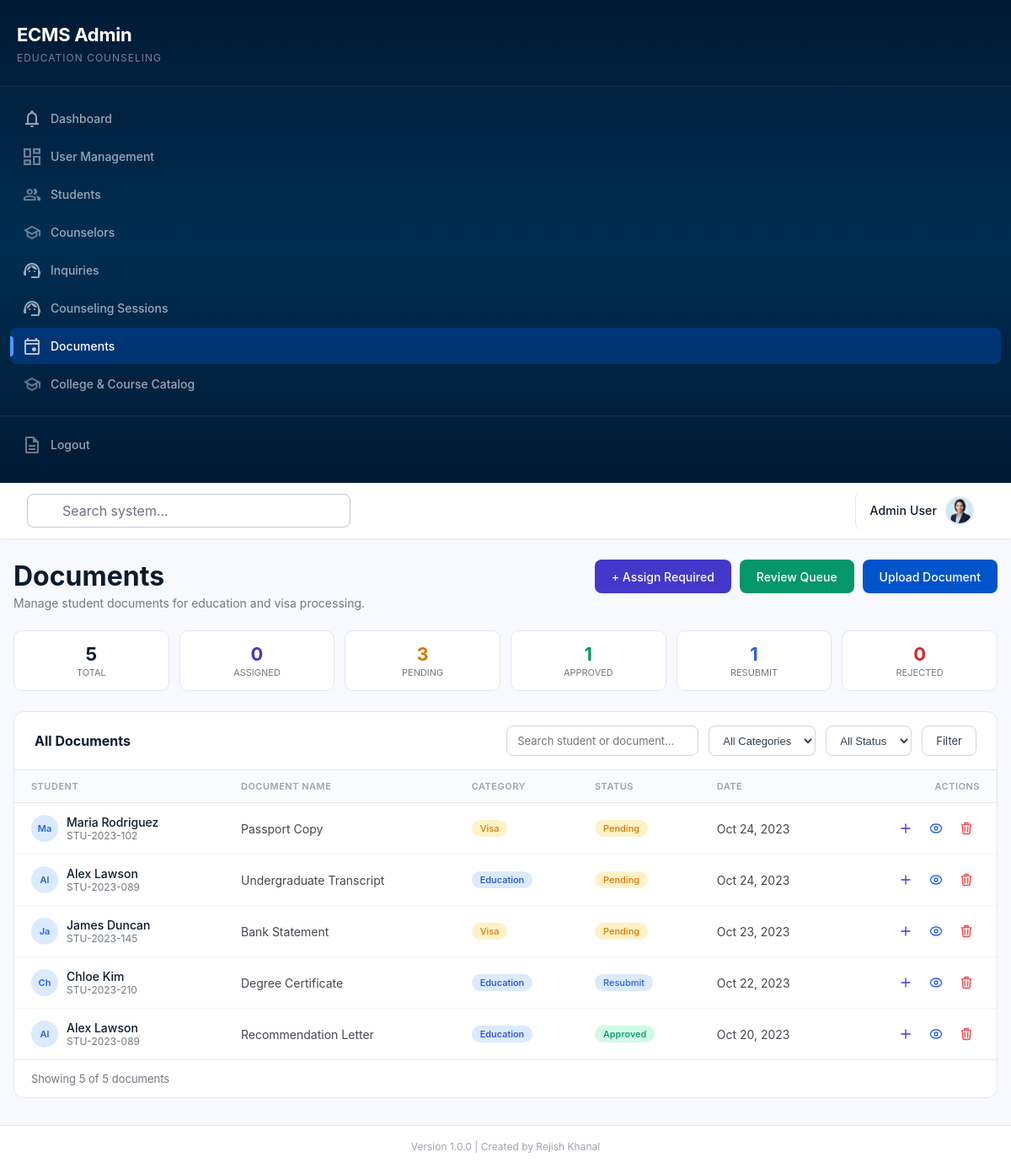
Screenshot of /admin/documents (signed in) with the database file from the repository.
### tables this page shows
CREATE TABLE IF NOT EXISTS documents (
    id INT AUTO_INCREMENT PRIMARY KEY,
    student_id INT,
    name VARCHAR(255) NOT NULL,
    size VARCHAR(20),
    type VARCHAR(20),
    category ENUM('education', 'visa') DEFAULT 'education',
    assigned_by INT,
    assigned_at TIMESTAMP NULL,
    submitted_at TIMESTAMP NULL,
    status ENUM('assigned', 'pending', 'approved', 'rejected', 'resubmit') DEFAULT 'pending',
    reviewed_by INT,
    reviewed_at TIMESTAMP NULL,
    remarks TEXT,
    file_path VARCHAR(500),
    uploaded_by INT,
    created_at TIMESTAMP DEFAULT CURRENT_TIMESTAMP,
    FOREIGN KEY (student_id) REFERENCES students(id) ON DELETE SET NULL,
    FOREIGN KEY (uploaded_by) REFERENCES users(id) ON DELETE SET NULL,
    FOREIGN KEY (reviewed_by) REFERENCES users(id) ON DELETE SET NULL,
    FOREIGN KEY (assigned_by) REFERENCES users(id) ON DELETE SET NULL
);

CREATE TABLE IF NOT EXISTS students (
    id INT AUTO_INCREMENT PRIMARY KEY,
    student_id VARCHAR(50) UNIQUE,
    name VARCHAR(255) NOT NULL,
    email VARCHAR(255) UNIQUE NOT NULL,
    education_level VARCHAR(50),
    counselor_id INT,
    status ENUM('active', 'inactive') DEFAULT 'active',
    created_at TIMESTAMP DEFAULT CURRENT_TIMESTAMP,
    FOREIGN KEY (counselor_id) REFERENCES counselors(id) ON DELETE SET NULL
);

### backend/views/admin/documents/index.php (the view, shortened to what the rows shown need)
<div class="doc-page">
    <section class="doc-header">
        <div><h2>Documents</h2><p>Manage student documents for education and visa processing.</p></div>
    </section>
    <section class="doc-table-card">
        <div class="doc-table-wrap">
            <table class="doc-table">
                <thead><tr><th>Student</th><th>Document Name</th><th>Category</th><th>Status</th><th>Date</th><th>Actions</th></tr></thead>
                <tbody>
                    <?php if (!empty($documents)): ?>
                        <?php foreach ($documents as $doc): ?>
                            <tr>
                                <td>
                                    <a href="<?php echo url('/admin/documents/student/' . $doc['student_id']); ?>" class="doc-student" style="text-decoration:none;color:inherit;">
                                        <div class="doc-avatar"><?php echo e(substr($doc['student_name'] ?? 'NA', 0, 2)); ?></div>
                                        <div>
                                            <div class="doc-student-name"><?php echo e($doc['student_name'] ?? 'Unknown'); ?></div>
                                            <div class="doc-student-id"><?php echo e($doc['student_code'] ?? '-'); ?></div>
                                        </div>
                                    </a>
                                </td>
                                <td><?php echo e($doc['name']); ?></td>
                                <td><span class="doc-badge doc-badge--<?php echo e($doc['category']); ?>"><?php echo e(ucfirst($doc['category'])); ?></span></td>
                                <td><span class="doc-badge doc-badge--<?php echo e($doc['status']); ?>"><?php echo e(ucfirst($doc['status'])); ?></span></td>
                                <td><?php echo e(date('M d, Y', strtotime($doc['created_at']))); ?></td>
                                <td>
                                    <div class="doc-actions">
                                        <a href="<?php echo url('/admin/documents/assign?student_id=' . $doc['student_id']); ?>" class="doc-action-btn doc-action-btn--assign" title="Assign required document to this student"><svg xmlns="http://www.w3.org/2000/svg" fill="none" viewBox="0 0 24 24" stroke-width="2" stroke="currentColor"><path stroke-linecap="round" stroke-linejoin="round" d="M12 4.5v15m7.5-7.5h-15" /></svg></a>
                                        <a href="<?php echo url('/admin/documents/' . $doc['id']); ?>" class="doc-action-btn doc-action-btn--view"></a>
                                        <form method="POST" action="<?php echo url('/admin/documents/' . $doc['id'] . '/delete'); ?>" style="display:inline;" onsubmit="return confirm('Are you sure?')"><button type="submit" class="doc-action-btn doc-action-btn--delete"></button></form>
                                    </div>
                                </td>
                            </tr>
                        <?php endforeach; ?>
                    <?php else: ?>
                        <tr><td colspan="6" class="doc-empty">No documents found.</td></tr>
                    <?php endif; ?>
                </tbody>
            </table>
        </div>
    </section>
</div>
<?php $content = ob_get_clean(); include __DIR__ . '/../../layouts/admin-layout.php';

### rows the page displays
documents: student.name "Ma", student.name "Maria Rodriguez", student.student_id "STU-2023-102", name "Passport Copy", category "Visa", status "Pending", created_at "Oct 24, 2023"
documents: student.name "Al", student.name "Alex Lawson", student.student_id "STU-2023-089", name "Undergraduate Transcript", category "Education", status "Pending", created_at "Oct 24, 2023"
documents: student.name "Ja", student.name "James Duncan", student.student_id "STU-2023-145", name "Bank Statement", category "Visa", status "Pending", created_at "Oct 23, 2023"
documents: student.name "Ch", student.name "Chloe Kim", student.student_id "STU-2023-210", name "Degree Certificate", category "Education", status "Resubmit", created_at "Oct 22, 2023"
documents: student.name "Al", student.name "Alex Lawson", student.student_id "STU-2023-089", name "Recommendation Letter", category "Education", status "Approved", created_at "Oct 20, 2023"

### other values shown
$item['label'] "Dashboard"
$item['label'] "User Management"
$item['label'] "Students"
$item['label'] "Counselors"
$item['label'] "Inquiries"
$item['label'] "Counseling Sessions"
$item['label'] "Documents"
$item['label'] "College & Course Catalog"
$_SESSION['user']['name'] "Admin User"
$stats['total'] "5"
$stats['assigned'] "0"
$stats['pending'] "3"
$stats['approved'] "1"
$stats['resubmit'] "1"
$stats['rejected'] "0"
